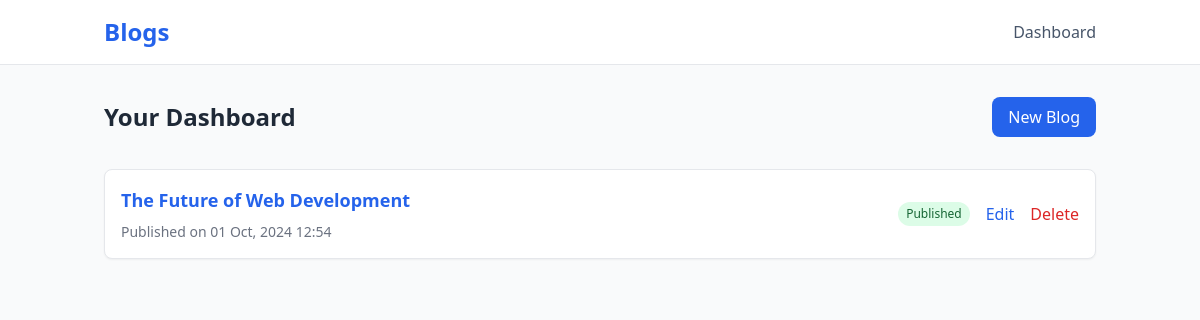
The app's page /dashboard.php (signed in) with its own data.
### tables this page shows
CREATE TABLE `blogs` (
  `id` int NOT NULL AUTO_INCREMENT,
  `author` int DEFAULT NULL,
  `title` text,
  `content` text,
  `tags` text,
  `final` tinyint(1) DEFAULT '0',
  `publishedAt` timestamp NULL DEFAULT CURRENT_TIMESTAMP,
  PRIMARY KEY (`id`),
  KEY `author` (`author`),
  CONSTRAINT `blogs_ibfk_1` FOREIGN KEY (`author`) REFERENCES `users` (`id`)
);

### dashboard.php (the view, shortened to what this page needs)
<?php
  require_once 'config/db_conn.php';
?>
<!DOCTYPE html>
<html lang="en">
<?php
  include 'components/head.php';
?>
<body class="bg-gray-50 text-gray-800 min-h-screen">
  <?php include 'components/navbar.php';?>
  <div class="flex justify-center" >
    <div class="flex flex-col container px-4 py-8 gap-4 justify-center items-stretch">
      <div class="flex justify-between items-center mb-4">
        <h1 class="text-2xl font-bold">Your Dashboard</h1>
        <a href="create_blog.php" class="flex items-center gap-2 transition text-white bg-blue-600 hover:bg-blue-700 px-4 py-2 rounded-lg" ><div>New Blog</div> </a>
      </div>
      <?php
        $user_id = $_SESSION['user_id'];
        $result = $mysqli->query("SELECT * FROM blogs WHERE author = $user_id");
        if($result->num_rows > 0){
        while($row = $result->fetch_assoc()){
      ?>
        <div class="bg-white border shadow-sm rounded-lg flex flex-col sm:flex-row p-4 gap-4 justify-between items-start sm:items-center group">
          <div class="w-full flex flex-col gap-2">
            <a class="block font-semibold text-lg text-blue-600 hover:text-blue-800 transition" href="blog.php?id=<?= $row['id'] ?>" ><?= $row['title'] ?></a>
            <div class="text-sm text-gray-500"><?= $row['final'] ? 'Published' : 'Draft saved' ?> on <?= (new DateTime($row['publishedAt']))->format("d M, Y H:i") ?></div>
          </div>
          <form method="post">
            <div class="flex gap-4 items-center">
              <?php if($row['final']):?>
                <div class="bg-green-100 text-green-800 text-xs px-2 py-1 rounded-full">Published</div>
              <?php else: ?>
                <div class="bg-yellow-100 text-yellow-800 text-xs px-2 py-1 rounded-full">Draft</div>
              <?php endif ?>
              <a class="text-blue-600 hover:text-blue-800 transition" href="edit_blog.php?id=<?= $row['id'] ?>" >Edit</a>
              <input type="submit" name="submit" value="Delete" class="cursor-pointer text-red-600 hover:text-red-800 transition" >
            </div>
          </form>
        </div>
      <?php }
        }else{ ?>
          <div class="text-center" >You haven't posted any blogs</div>
      <?php }?>
    </div>
  </div>
</body>
</html>

### records on screen
blogs: title "The Future of Web Development", final "Published", publishedAt "01 Oct, 2024 12:54"
